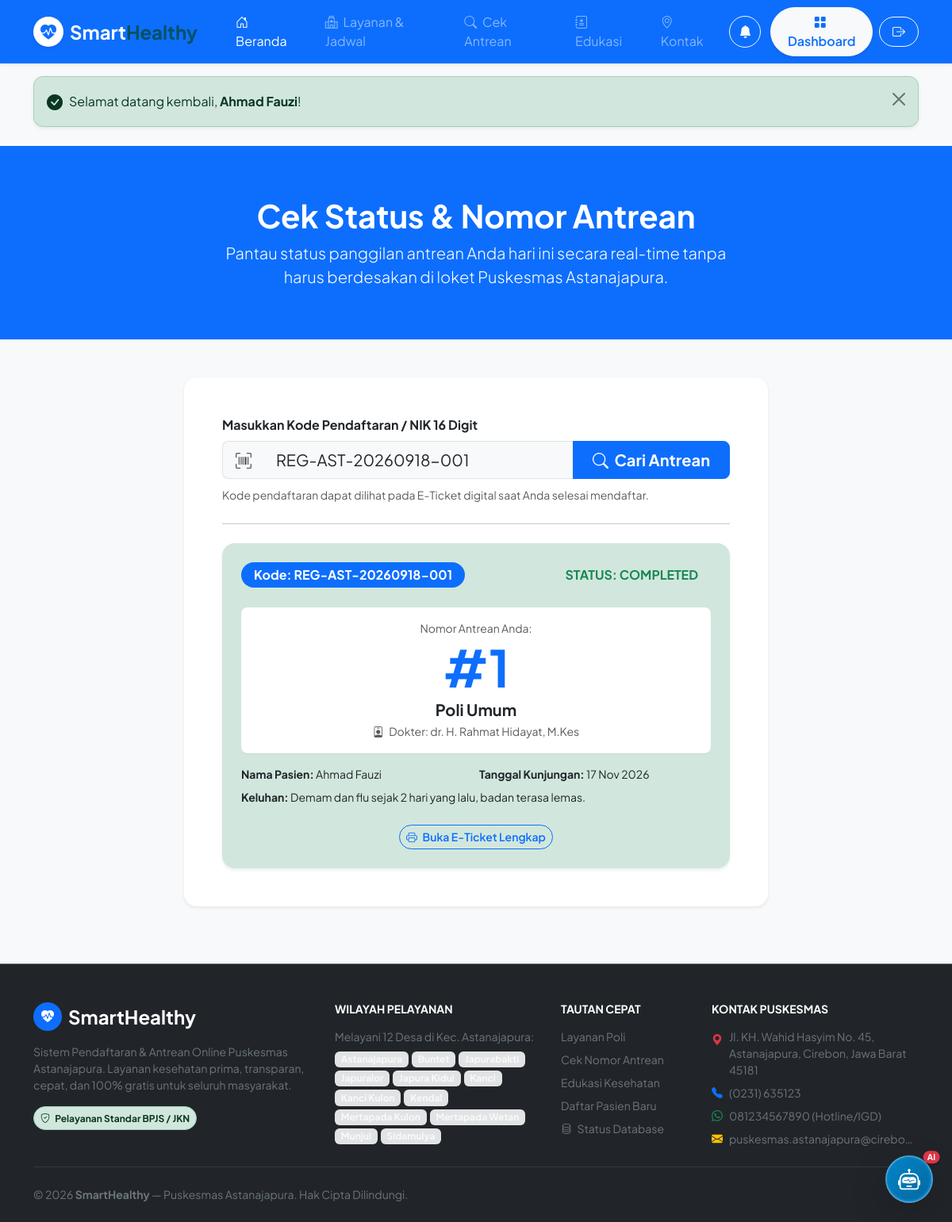
Page /cek-antrean?q=REG-AST-20260918-001 (signed in) on the committed database.
### tables this page shows
CREATE TABLE `registrations` (
  `id` int(10) unsigned NOT NULL AUTO_INCREMENT,
  `registration_code` varchar(30) NOT NULL,
  `user_id` int(10) unsigned NOT NULL,
  `health_service_id` int(10) unsigned NOT NULL,
  `schedule_id` int(10) unsigned DEFAULT NULL,
  `registration_date` date NOT NULL,
  `queue_number` int(11) NOT NULL,
  `status` enum('Pending','Confirmed','Completed','Cancelled') NOT NULL DEFAULT 'Pending',
  `complaint` text NOT NULL,
  `notes` text DEFAULT NULL,
  `created_at` timestamp NOT NULL DEFAULT current_timestamp(),
  `updated_at` timestamp NOT NULL DEFAULT current_timestamp() ON UPDATE current_timestamp(),
  PRIMARY KEY (`id`),
  UNIQUE KEY `registration_code` (`registration_code`),
  KEY `fk_registrations_schedule` (`schedule_id`),
  KEY `idx_reg_quota_check` (`health_service_id`,`schedule_id`,`registration_date`,`status`),
  KEY `idx_reg_user_active` (`user_id`,`health_service_id`,`registration_date`,`status`),
  CONSTRAINT `fk_registrations_schedule` FOREIGN KEY (`schedule_id`) REFERENCES `schedules` (`id`) ON DELETE SET NULL ON UPDATE CASCADE,
  CONSTRAINT `fk_registrations_service` FOREIGN KEY (`health_service_id`) REFERENCES `health_services` (`id`) ON DELETE CASCADE ON UPDATE CASCADE,
  CONSTRAINT `fk_registrations_user` FOREIGN KEY (`user_id`) REFERENCES `users` (`id`) ON DELETE CASCADE ON UPDATE CASCADE
);

CREATE TABLE `health_services` (
  `id` int(10) unsigned NOT NULL AUTO_INCREMENT,
  `code` varchar(20) NOT NULL,
  `name` varchar(100) NOT NULL,
  `description` text DEFAULT NULL,
  `doctor_name` varchar(150) DEFAULT NULL,
  `quota_daily` int(11) NOT NULL DEFAULT 50,
  `icon` varchar(50) NOT NULL DEFAULT 'bi-heart-pulse',
  `status` enum('active','inactive') NOT NULL DEFAULT 'active',
  `created_at` timestamp NOT NULL DEFAULT current_timestamp(),
  `updated_at` timestamp NOT NULL DEFAULT current_timestamp() ON UPDATE current_timestamp(),
  PRIMARY KEY (`id`),
  UNIQUE KEY `code` (`code`)
);

CREATE TABLE `users` (
  `id` int(10) unsigned NOT NULL AUTO_INCREMENT,
  `nik` varchar(16) DEFAULT NULL,
  `name` varchar(150) NOT NULL,
  `email` varchar(150) NOT NULL,
  `phone` varchar(25) NOT NULL,
  `address` text DEFAULT NULL,
  `village_id` int(10) unsigned DEFAULT NULL,
  `gender` enum('L','P') NOT NULL DEFAULT 'L',
  `birth_date` date DEFAULT NULL,
  `role` enum('admin','user') NOT NULL DEFAULT 'user',
  `password` varchar(255) NOT NULL,
  `email_verified_at` timestamp NULL DEFAULT NULL,
  `phone_verified_at` timestamp NULL DEFAULT NULL,
  `is_active` tinyint(1) NOT NULL DEFAULT 1,
  `remember_token` varchar(100) DEFAULT NULL,
  `created_at` timestamp NOT NULL DEFAULT current_timestamp(),
  `updated_at` timestamp NOT NULL DEFAULT current_timestamp() ON UPDATE current_timestamp(),
  PRIMARY KEY (`id`),
  UNIQUE KEY `email` (`email`),
  UNIQUE KEY `phone` (`phone`),
  UNIQUE KEY `nik` (`nik`),
  KEY `fk_users_village` (`village_id`),
  CONSTRAINT `fk_users_village` FOREIGN KEY (`village_id`) REFERENCES `villages` (`id`) ON DELETE SET NULL ON UPDATE CASCADE
);

### app/Core/Controller.php (called while the page is built, shortened)
<?php
abstract class Controller
{
    protected function render(string $view, array $data = [], string $layout = 'layouts/main'): void
    {
        extract($data);
        $viewPath = dirname(__DIR__) . "/Views/{$view}.php";
        require $viewPath;
    }
    protected function input(string $key, mixed $default = null): mixed
    {
        $value = $_POST[$key] ?? $_GET[$key] ?? $default;
        if (is_string($value)) {
            return trim($value);
        }
        return $value;
    }
}

### app/Controllers/HomeController.php (called while the page is built, shortened)
<?php
class HomeController extends Controller
{
    public function checkQueue(): void
    {
        $query = $this->input('q');
        $result = null;
        $searched = false;
        if ($query) {
            $searched = true;
            $regModel = new Registration();
            $sql = "SELECT r.*,
                           u.name as patient_name, u.nik as patient_nik,
                           hs.name as service_name, hs.doctor_name, hs.icon as service_icon
                    FROM `registrations` r
                    JOIN `users` u ON r.user_id = u.id
                    JOIN `health_services` hs ON r.health_service_id = hs.id
                    WHERE (r.registration_code = :q OR u.nik = :q2)
                      AND r.registration_date >= CURRENT_DATE()
                    ORDER BY r.registration_date ASC, r.queue_number ASC LIMIT 1";
            $result = $regModel->queryOne($sql, ['q' => $query, 'q2' => $query]);
        }
        $this->render('home/check_queue', [
            'pageTitle' => 'Cek Status & Antrean Puskesmas - SmartHealthy',
            'query'     => $query,
            'result'    => $result,
            'searched'  => $searched,
        ]);
    }
}

### public/index.php (called while the page is built, shortened)
<?php
spl_autoload_register(function ($class) {
    $prefix = 'App\\';
    $baseDir = ROOT_PATH . '/app/';
    $len = strlen($prefix);
    $relativeClass = substr($class, $len);
    $file = $baseDir . str_replace('\\', '/', $relativeClass) . '.php';
});
$app = new App();
$app->run();

### index.php (called while the page is built)
<?php
require_once __DIR__ . '/public/index.php';

### app/Core/Env.php (called while the page is built, shortened)
<?php
class Env
{
    public static function get(string $key, mixed $default = null): mixed
    {
        $value = getenv($key);
        return $value;
    }
}

### app/Config/App.php (called while the page is built, shortened)
<?php
class App
{
    public static function baseUrl(string $path = ''): string
    {
        $baseUrl = Env::get('APP_URL');
        $baseUrl = rtrim($baseUrl, '/');
        $path = ltrim($path, '/');
        return $path === '' ? $baseUrl : "{$baseUrl}/{$path}";
    }
}

### app/Core/Model.php (called while the page is built, shortened)
<?php
abstract class Model
{
    protected ?PDO $db = null;
    public function __construct()
    {
        $this->db = Database::getConnection();
    }
    public function queryOne(string $sql, array $params = []): ?array
    {
        $stmt = $this->db->prepare($sql);
        $stmt->execute($params);
        $result = $stmt->fetch();
        return $result ?: null;
    }
}

### app/Config/Database.php (called while the page is built, shortened)
<?php
class Database
{
    public static function config(): array
    {
        return [
            'driver'   => Env::get('DB_CONNECTION', 'mysql'),
            'host'     => Env::get('DB_HOST', '127.0.0.1'),
            'port'     => Env::get('DB_PORT', '3306'),
            'database' => Env::get('DB_DATABASE', 'smarthealthy'),
            'username' => Env::get('DB_USERNAME', 'root'),
            'password' => Env::get('DB_PASSWORD', ''),
            'charset'  => 'utf8mb4',
            'options'  => [
                \PDO::ATTR_ERRMODE            => \PDO::ERRMODE_EXCEPTION,
                \PDO::ATTR_DEFAULT_FETCH_MODE => \PDO::FETCH_ASSOC,
                \PDO::ATTR_EMULATE_PREPARES   => false,
            ]
        ];
    }
}

### app/Core/Database.php (called while the page is built, shortened)
<?php
class Database
{
    private static ?PDO $instance = null;
    public static function getConnection(): PDO
    {
        if (self::$instance === null) {
            $config = DbConfig::config();
            $dsn = "{$config['driver']}:host={$config['host']};port={$config['port']};dbname={$config['database']};charset={$config['charset']}";
            try {
                self::$instance = new PDO($dsn, $config['username'], $config['password'], $config['options']);
            } catch (PDOException $e) {
                throw new PDOException("Gagal terhubung ke database `{$config['database']}` di {$config['host']}:{$config['port']}. Pastikan MySQL sudah berjalan di XAMPP dan database telah dibuat via migration. Error: " . $e->getMessage());
            }
        }
        return self::$instance;
    }
}

### app/Views/home/check_queue.php (the view, shortened to what this page needs)
<div class="bg-primary text-white py-5">
    <div class="container py-3 text-center max-w-700 mx-auto">
        <h1 class="fw-bold mb-2">Cek Status & Nomor Antrean</h1>
        <p class="lead text-white-75 mb-0">Pantau status panggilan antrean Anda hari ini secara real-time tanpa harus berdesakan di loket Puskesmas Astanajapura.</p>
    </div>
</div>
<div class="container py-5">
    <div class="row justify-content-center">
        <div class="col-lg-8">
            <div class="card border-0 shadow-sm rounded-4 p-4 p-lg-5 bg-white mb-4">
                <form action="<?= App::baseUrl('/cek-antrean') ?>" method="GET">
                    <label class="form-label fw-bold text-dark mb-2">Masukkan Kode Pendaftaran / NIK 16 Digit</label>
                    <div class="input-group input-group-lg mb-2">
                        <span class="input-group-text bg-light border-end-0"><i class="bi bi-upc-scan text-muted"></i></span>
                        <input type="text" name="q" value="<?= htmlspecialchars($query ?? '') ?>" class="form-control bg-light border-start-0" placeholder="Contoh: REG-AST-20260918-001 atau 320914..." required autofocus>
                        <button class="btn btn-primary px-4 fw-bold" type="submit">
                            <i class="bi bi-search me-1"></i> Cari Antrean
                        </button>
                    </div>
                    <small class="text-muted">Kode pendaftaran dapat dilihat pada E-Ticket digital saat Anda selesai mendaftar.</small>
                </form>
                <?php if ($searched): ?>
                    <hr class="my-4">
                    <?php if ($result): ?>
                        <div class="alert alert-success border-0 shadow-sm rounded-4 p-4 mb-0">
                            <div class="d-flex justify-content-between align-items-center mb-3 border-bottom pb-2">
                                <span class="badge bg-primary fs-6 px-3 py-2 rounded-pill">Kode: <?= htmlspecialchars($result['registration_code']) ?></span>
                                <span class="badge bg-success-subtle text-success fs-6 px-3 py-2 rounded-pill text-uppercase">
                                    Status: <?= htmlspecialchars($result['status']) ?>
                                </span>
                            </div>
                            <div class="text-center py-3 bg-white rounded-3 shadow-xs mb-3">
                                <span class="text-muted small d-block">Nomor Antrean Anda:</span>
                                <div class="display-3 fw-bold text-primary">#<?= $result['queue_number'] ?></div>
                                <div class="fw-bold text-dark fs-5"><?= htmlspecialchars($result['service_name']) ?></div>
                                <small class="text-muted"><i class="bi bi-person-badge me-1"></i> Dokter: <?= htmlspecialchars($result['doctor_name'] ?? 'Dokter Jaga') ?></small>
                            </div>
                            <div class="row g-2 small text-dark">
                                <div class="col-sm-6">
                                    <strong>Nama Pasien:</strong> <?= htmlspecialchars($result['patient_name']) ?>
                                </div>
                                <div class="col-sm-6">
                                    <strong>Tanggal Kunjungan:</strong> <?= date('d M Y', strtotime($result['registration_date'])) ?>
                                </div>
                                <div class="col-12 mt-2">
                                    <strong>Keluhan:</strong> <?= htmlspecialchars($result['complaint']) ?>
                                </div>
                            </div>
                            <div class="text-center mt-4">
                                <a href="<?= App::baseUrl('/pendaftaran/tiket/' . $result['registration_code']) ?>" class="btn btn-outline-primary rounded-pill btn-sm fw-semibold">
                                    <i class="bi bi-printer me-1"></i> Buka E-Ticket Lengkap
                                </a>
                            </div>
                        </div>
                    <?php endif; ?>
                <?php endif; ?>
            </div>
        </div>
    </div>
</div>

### app/Core/App.php (shortened to what this page needs)
<?php
class App
{
    private static array $routes = [];
    private static function addRoute(string $method, string $path, array|callable $handler): void
    {
        $path = '/' . trim($path, '/');
        self::$routes[] = [
            'method'  => strtoupper($method),
            'path'    => $path,
            'handler' => $handler,
        ];
    }
    public function run(): void
    {
        $requestUri = $this->parseUri();
        foreach (self::$routes as $route) {
            $pattern = $this->convertRouteToRegex($route['path']);
            if (preg_match($pattern, $requestUri, $matches)) {
                array_shift($matches);
                $handler = $route['handler'];
                if (is_array($handler) && count($handler) === 2) {
                    [$controllerClass, $action] = $handler;
                    if (class_exists($controllerClass)) {
                        $controller = new $controllerClass();
                        if (method_exists($controller, $action)) {
                            call_user_func_array([$controller, $action], $matches);
                            return;
                        }
                    }
                }
            }
        }
    }
    private function parseUri(): string
    {
        $uri = $_SERVER['REQUEST_URI'] ?? '/';
        if (false !== ($pos = strpos($uri, '?'))) {
            $uri = substr($uri, 0, $pos);
        }
        $scriptName = $_SERVER['SCRIPT_NAME'] ?? '';
        $baseDir = dirname($scriptName);
        $baseDir = str_replace('\\', '/', $baseDir);
        if ($baseDir !== '/' && str_starts_with($uri, $baseDir)) {
            $uri = substr($uri, strlen($baseDir));
        }
        $parentDir = dirname($baseDir);
        $uri = '/' . trim($uri, '/');
        return $uri;
    }
    private function convertRouteToRegex(string $routePath): string
    {
        $pattern = preg_replace('/\{([a-zA-Z0-9_]+)\}/', '([^/]+)', $routePath);
        return '#^' . $pattern . '$#';
    }
}

### public/css/app.css (style rules this page uses)
:root { --primary-color: #0d6efd; --primary-dark: #0a58ca; --primary-light: #e7f1ff; --secondary-teal: #0ea5e9; --health-green: #10b981; --warm-accent: #f59e0b; --dark-navy: #0f172a; --card-bg: #ffffff; --border-color: #e2e8f0; --font-family: 'Plus Jakarta Sans', system-ui, -apple-system, sans-serif; }
body { font-family: var(--font-family); color: #334155; background-color: #f8fafc; -webkit-font-smoothing: antialiased; }
.max-w-700 { max-width: 700px; }
.shadow-xs { box-shadow: 0 1px 2px 0 rgba(0, 0, 0, 0.05); }

### rows in the picture
registrations: q "REG-AST-20260918-001", registration_code "REG-AST-20260918-001", status "COMPLETED", queue_number "1", health_service.name "Poli Umum", health_service.doctor_name "dr. H. Rahmat Hidayat, M.Kes", user.name "Ahmad Fauzi", registration_date "17 Nov 2026", complaint "Demam dan flu sejak 2 hari yang lalu, badan terasa lemas."

### other values in the picture
$msg "Selamat datang kembali, Ahmad Fauzi !"
